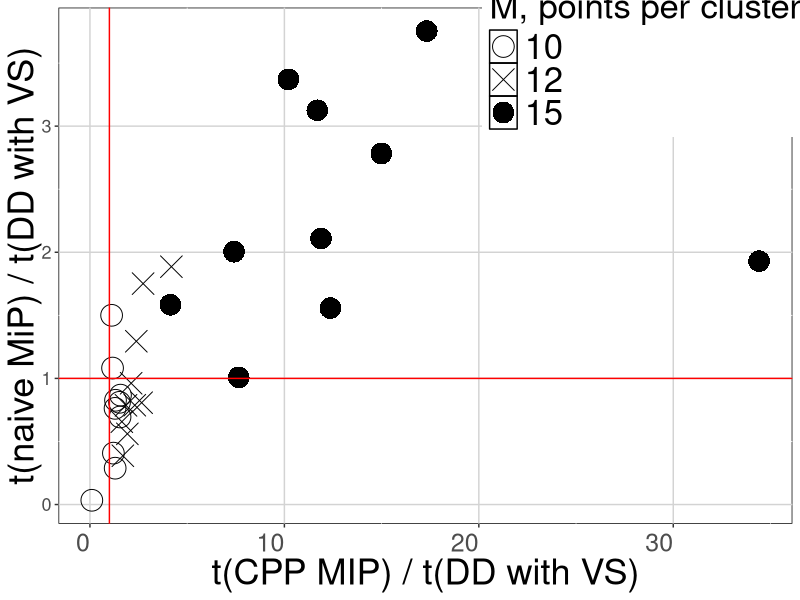
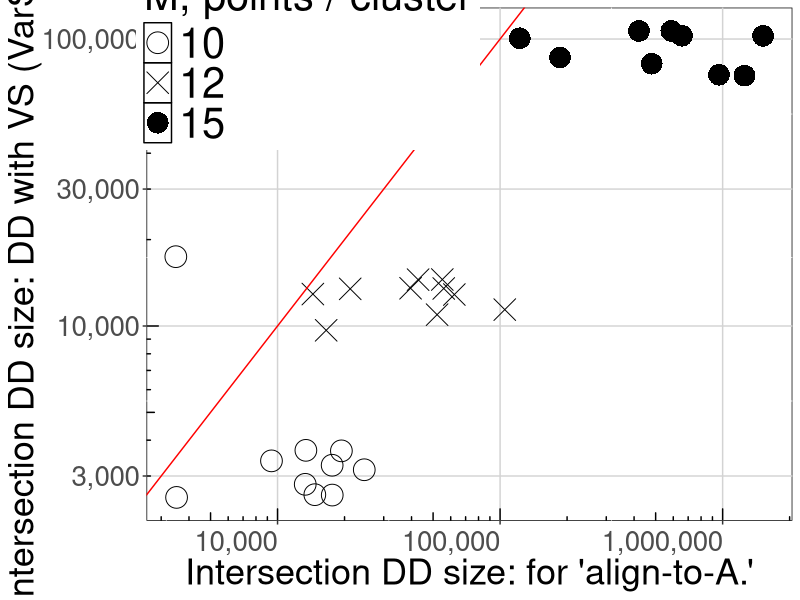
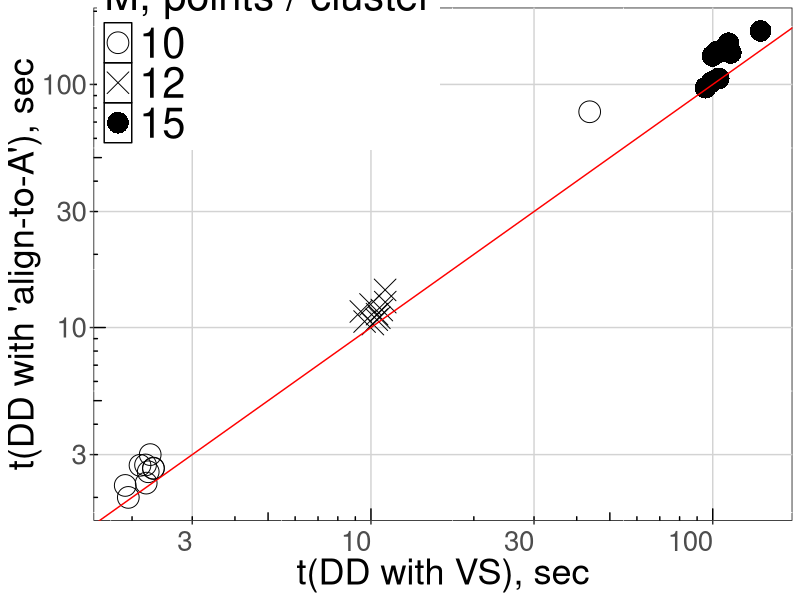
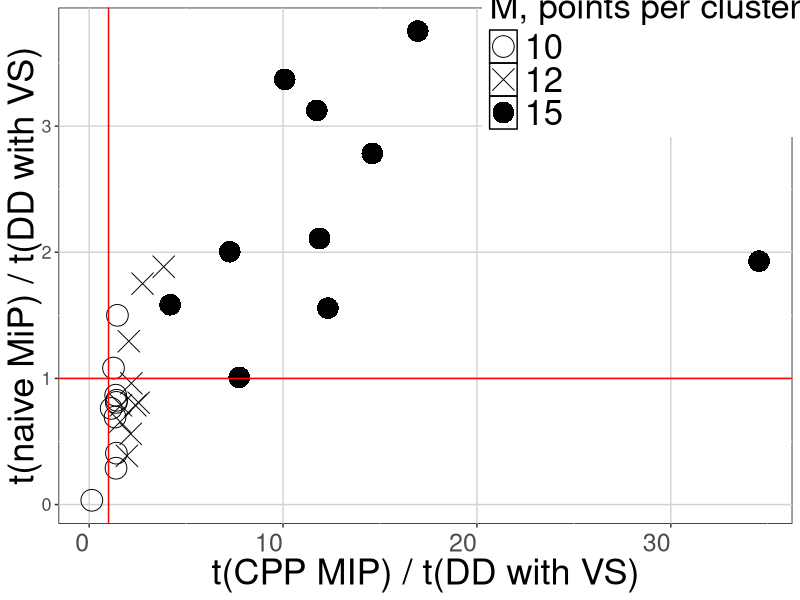
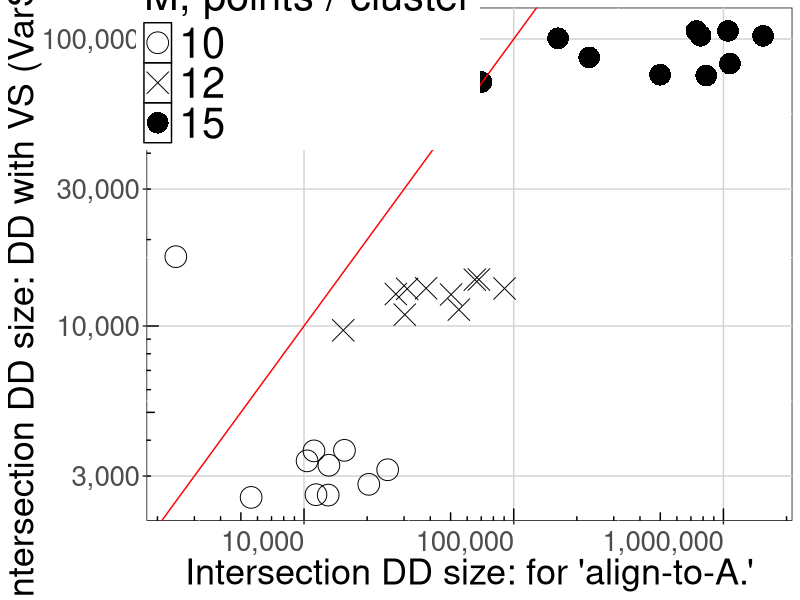
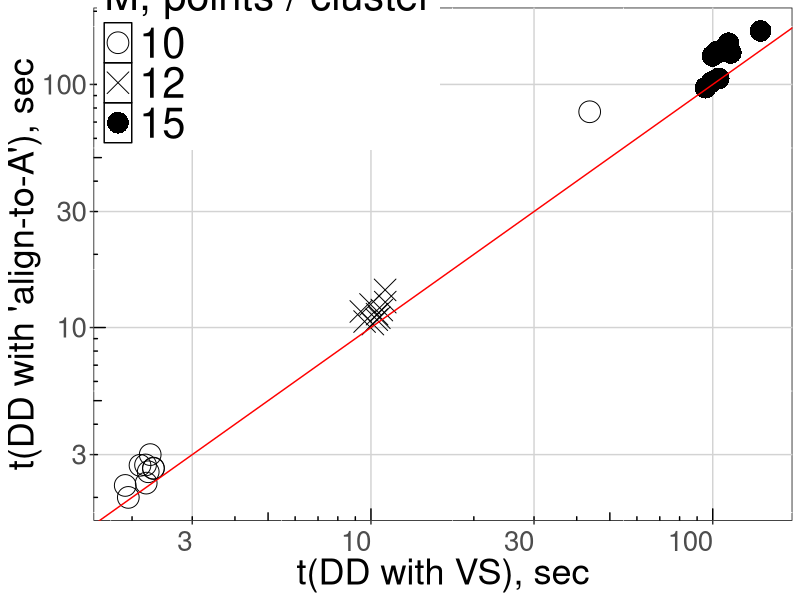

Generate these figures, in order, with R:
library(ggplot2)
library(viridis)
library(dplyr)

df = read.csv("./run_logs/2022-07-19_jUFLP.csv", stringsAsFactors = FALSE)

df = filter(df, experiment <= 30)  # just to have 10 points per size

# Figure: relative runtimes
ggplot(df) +
  geom_jitter(aes(y=tMIP / tDD_VS, x = tMIP_CPP / tDD_VS, shape=as.factor(M)),
              width=0.2, size=7)+
  scale_shape_manual(values = c(1,4,16)) +
  scale_color_viridis(discrete = TRUE)+
  geom_abline(intercept = 1.0, slope = 0.0, color='red')+
  geom_vline(xintercept = 1.0, color='red')+
  theme(
    axis.text.x = element_text(vjust = 0.5, hjust = 1, size=18),
    axis.text.y = element_text(size=13),
    axis.title.x = element_text(size = 26),
    axis.title.y = element_text(size = 26, margin = margin(t=50)),
    panel.background = element_rect(fill = NA, color = "black"),
    panel.grid.major = element_line(size = 0.5, linetype = 'solid',
                                    color = "lightgrey"),
    strip.text.x = element_text(size = 22),
    strip.text.y = element_text(size=22),
    strip.background = element_blank(),
    legend.position = c(0.8,0.9),
    legend.text = element_text(size=25),
    legend.title = element_text(size=25)
  )+
  ylab("t(naive MiP) / t(DD with VS)")+
  xlab("t(CPP MIP) / t(DD with VS)")+
  guides(shape=guide_legend("M, points per cluster"))

ggsave("figures/tMIP_tMIPCPP_tDD.eps", width = 16, height = 10)

## Figure: intersection diagram sizes
ggplot(df) +
  geom_jitter(aes(y=int_VS, x = int_VS_toA, shape=as.factor(M)),
              width=0.2, size=7)+
  scale_shape_manual(values = c(1,4,16)) +
  geom_abline(intercept = 0.0, slope = 1.0, color='red')+
  theme(
    axis.text.x = element_text(vjust = 0.5, hjust = 1, size=20),
    axis.text.y = element_text(size=20),
    axis.title.x = element_text(size = 26),
    axis.title.y = element_text(size = 26, margin = margin(t=50)),
    panel.background = element_rect(fill = NA, color = "black"),
    panel.grid.major = element_line(size = 0.5, linetype = 'solid',
                                    color = "lightgrey"),
    strip.text.x = element_text(size = 22),
    strip.text.y = element_text(size=22),
    strip.background = element_blank(),
    legend.position = c(0.25,0.9),
    legend.text = element_text(size=30),
    legend.title = element_text(size=30)
  )+
  ylab("Intersection DD size: DD with VS (VarSeq).")+
  xlab("Intersection DD size: for 'align-to-A.'")+
  annotation_logticks()+
  scale_x_log10(labels=scales::comma)+
  scale_y_log10(labels=scales::comma)+
  guides(shape=guide_legend("M, points / cluster"))

ggsave("figures/intDD_VS_vs_toA.eps", width = 10, height = 10)

# Figure: toA vs VS runtimes
ggplot(df) +
  geom_point(aes(x=tDD_VS, y = tDD_toA, shape=as.factor(M)),
              width=0.2, size=7)+
  scale_shape_manual(values = c(1,4,16)) +
  geom_abline(intercept = 0.0, slope = 1.0, color='red')+
  ## xlim(c(0, 400))+
  ## ylim(c(0, 450))+
  theme(
    axis.text.x = element_text(vjust = 0.5, hjust = 1, size=20),
    axis.text.y = element_text(size=20),
    axis.title.x = element_text(size = 26),
    axis.title.y = element_text(size = 26, margin = margin(t=50)),
    panel.background = element_rect(fill = NA, color = "black"),
    panel.grid.major = element_line(size = 0.5, linetype = 'solid',
                                    color = "lightgrey"),
    strip.text.x = element_text(size = 22),
    strip.text.y = element_text(size=22),
    strip.background = element_blank(),
    legend.position = c(0.25,0.9),
    legend.text = element_text(size=30),
    legend.title = element_text(size=30)
  )+
  ylab("t(DD with 'align-to-A'), sec")+
  xlab("t(DD with VS), sec")+
  guides(shape=guide_legend("M, points / cluster"))+
  scale_x_log10()+
  scale_y_log10()+
  annotation_logticks()

ggsave("figures/t_VS_vs_toA.eps", width = 10, height = 10)
